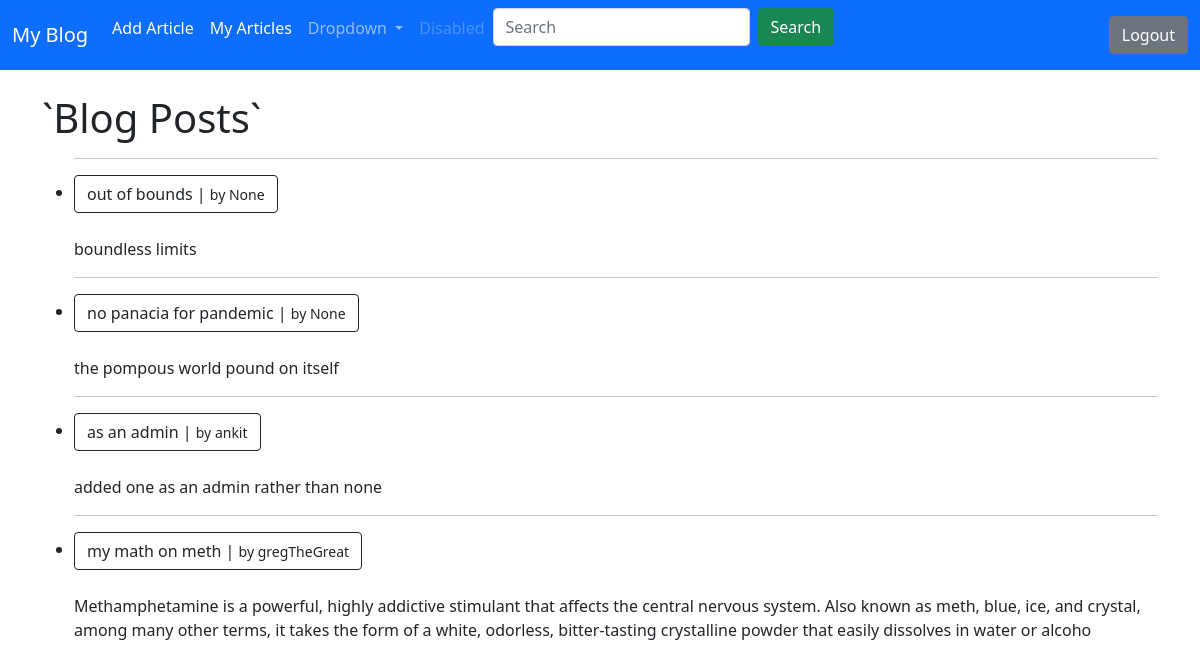
Screenshot of / (signed in) with the database file from the repository.
### blogApp/models.py (models this page shows, shortened)
class Article(models.Model):
    title = models.CharField(max_length=255)
    author = models.ForeignKey(Author, on_delete=models.DO_NOTHING, null=True)
    date_created = models.DateTimeField(auto_now_add=True)
    content = models.TextField()
    class Meta:
        ordering = ['date_created']

class Author(models.Model):
    user = models.OneToOneField(User, on_delete=models.CASCADE)
    def __str__(self):
        return self.user.username

### blogApp/views.py (the view)
# urls.py: path('', HomeView.as_view(), name='home'),
@method_decorator(login_required(login_url='login'), name='dispatch')
class HomeView(generic.ListView):
    model = Article
    context_object_name = 'articles'
    template_name = 'home.html'
    queryset = Article.objects.all()

### blogApp/templates/home.html
{% extends 'base.html' %}
{% block content %}
<h1>`Blog Posts`</h1>
<ul>
{% for article in articles %}
    <li><hr><a href="{% url 'article-detail' article.id %}" class="btn btn-outline-dark">{{ article.title }} | <small>by {{ article.author }}</small></a><br>
        {{ article.author.email }}<br>
    {{ article.content}}</li>
{% endfor %}
</ul>
{% endblock %}

### blogApp/templates/base.html (shortened to what this page needs)
<html lang="en">
  <head>
  {% block style %}
    <link href="https://cdn.jsdelivr.net/npm/bootstrap@5.0.1/dist/css/bootstrap.min.css" rel="stylesheet">
  {% endblock %}
  </head>
  {% block nav %}
  <body>
    <nav class="navbar navbar-expand-lg navbar-dark bg-primary">
    <div class="container-fluid">
      <a class="navbar-brand" href="{% url 'home' %}">My Blog</a>
      <div class="collapse navbar-collapse" id="navbarSupportedContent">
        <ul class="navbar-nav me-auto mb-2 mb-lg-0">
          <li class="nav-item">
            <a class="nav-link active" aria-current="page" href="{% url 'article-create' %}">Add Article</a>
          </li>
          <li class="nav-item">
            <a class="nav-link active" href="{% url 'article-list' %}">My Articles</a>
          </li>
          <li class="nav-item dropdown">
            <a class="nav-link dropdown-toggle" href="#" id="navbarDropdown" role="button" data-bs-toggle="dropdown" aria-expanded="false">
              Dropdown
            </a>
          </li>
          <li class="nav-item">
            <a class="nav-link disabled" href="#" tabindex="-1" aria-disabled="true">Disabled</a>
          </li>
        <form class="d-flex">
          <input class="form-control me-2" type="search" placeholder="Search" aria-label="Search">
          <button class="btn btn-success" type="submit">Search</button>
        </form>
        </ul>
        <a class="btn btn-secondary" aria-current="page" href="{% url 'logout' %}">Logout</a>
      </div>
    </div>
  </nav>
   {% endblock %}
    <br>
    <div class="container">
      {% block content %}
      {% endblock %}
    </div>
  </body>
</html>

### rows the page displays
Article: title "out of bounds", author "None", content "boundless limits"
Article: title "no panacia for pandemic", author "None", content "the pompous world pound on itself"
Article: title "as an admin", author "ankit", content "added one as an admin rather than none"
Article: title "my math on meth", author "gregTheGreat", content "Methamphetamine is a powerful, highly addictive stimulant that affects the central nervous system. Also known as meth, blue, ice, and crystal, among many other terms, it takes the form of a white, odorless, bitter-tasting crystalline powder that easily dissolves in water or alcoho"
